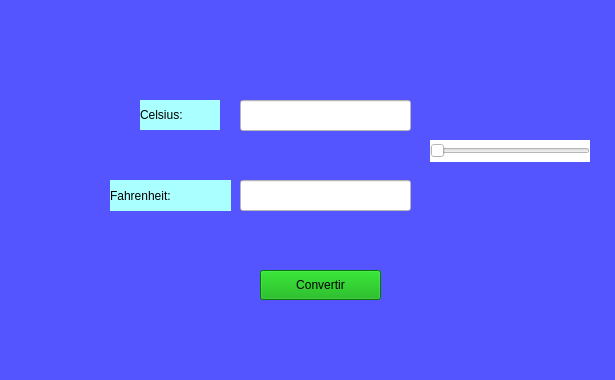
<?xml version="1.0" encoding="UTF-8"?>
<ui version="4.0">
 <class>MainWindow</class>
 <widget class="QMainWindow" name="MainWindow">
  <property name="geometry">
   <rect>
    <x>0</x>
    <y>0</y>
    <width>615</width>
    <height>380</height>
   </rect>
  </property>
  <property name="windowTitle">
   <string>Conversor de Temperatura</string>
  </property>
  <property name="styleSheet">
   <string notr="true">background-color: rgb(85, 85, 255);</string>
  </property>
  <widget class="QWidget" name="centralwidget">
   <widget class="QLabel" name="label_celsius">
    <property name="geometry">
     <rect>
      <x>140</x>
      <y>100</y>
      <width>80</width>
      <height>30</height>
     </rect>
    </property>
    <property name="styleSheet">
     <string notr="true">;
background-color: rgb(170, 255, 255);
font: 12pt &quot;MS Reference Sans Serif&quot;;</string>
    </property>
    <property name="text">
     <string>Celsius:</string>
    </property>
   </widget>
   <widget class="QLineEdit" name="lineEdit_celsius">
    <property name="geometry">
     <rect>
      <x>240</x>
      <y>100</y>
      <width>171</width>
      <height>31</height>
     </rect>
    </property>
    <property name="styleSheet">
     <string notr="true">background-color: rgb(255, 255, 255);</string>
    </property>
   </widget>
   <widget class="QLabel" name="label_fahrenheit">
    <property name="geometry">
     <rect>
      <x>110</x>
      <y>180</y>
      <width>121</width>
      <height>31</height>
     </rect>
    </property>
    <property name="styleSheet">
     <string notr="true">font: 12pt &quot;MS Reference Sans Serif&quot;;
background-color: rgb(170, 255, 255);</string>
    </property>
    <property name="text">
     <string>Fahrenheit:</string>
    </property>
   </widget>
   <widget class="QLineEdit" name="lineEdit_fahrenheit">
    <property name="geometry">
     <rect>
      <x>240</x>
      <y>180</y>
      <width>171</width>
      <height>31</height>
     </rect>
    </property>
    <property name="styleSheet">
     <string notr="true">background-color: rgb(255, 255, 255);</string>
    </property>
   </widget>
   <widget class="QPushButton" name="pushButton_convertir">
    <property name="geometry">
     <rect>
      <x>260</x>
      <y>270</y>
      <width>121</width>
      <height>30</height>
     </rect>
    </property>
    <property name="styleSheet">
     <string notr="true">font: 12pt &quot;MS Reference Sans Serif&quot;;
background-color: rgb(0, 170, 0);</string>
    </property>
    <property name="text">
     <string>Convertir</string>
    </property>
   </widget>
   <widget class="QSlider" name="horizontalSlider">
    <property name="geometry">
     <rect>
      <x>430</x>
      <y>140</y>
      <width>160</width>
      <height>22</height>
     </rect>
    </property>
    <property name="styleSheet">
     <string notr="true">background-color: rgb(255, 255, 255);</string>
    </property>
    <property name="orientation">
     <enum>Qt::Horizontal</enum>
    </property>
   </widget>
   <widget class="QLabel" name="label">
    <property name="geometry">
     <rect>
      <x>480</x>
      <y>220</y>
      <width>131</width>
      <height>101</height>
     </rect>
    </property>
    <property name="text">
     <string/>
    </property>
    <property name="pixmap">
     <pixmap>Imagenes/logo equipo.png</pixmap>
    </property>
    <property name="scaledContents">
     <bool>true</bool>
    </property>
   </widget>
   <widget class="QLabel" name="label_2">
    <property name="geometry">
     <rect>
      <x>500</x>
      <y>0</y>
      <width>111</width>
      <height>91</height>
     </rect>
    </property>
    <property name="text">
     <string/>
    </property>
    <property name="pixmap">
     <pixmap>Imagenes/logo.png</pixmap>
    </property>
    <property name="scaledContents">
     <bool>true</bool>
    </property>
   </widget>
   <widget class="QLabel" name="label_3">
    <property name="geometry">
     <rect>
      <x>10</x>
      <y>0</y>
      <width>131</width>
      <height>91</height>
     </rect>
    </property>
    <property name="text">
     <string/>
    </property>
    <property name="pixmap">
     <pixmap>Imagenes/logo-uat.png</pixmap>
    </property>
    <property name="scaledContents">
     <bool>true</bool>
    </property>
   </widget>
  </widget>
  <widget class="QMenuBar" name="menubar">
   <property name="geometry">
    <rect>
     <x>0</x>
     <y>0</y>
     <width>615</width>
     <height>26</height>
    </rect>
   </property>
  </widget>
  <widget class="QStatusBar" name="statusbar"/>
 </widget>
 <resources/>
 <connections/>
</ui>
